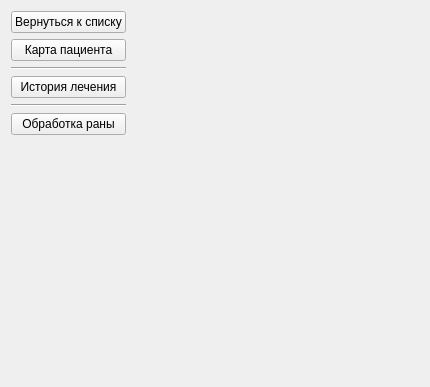
<?xml version="1.0" encoding="UTF-8"?>
<ui version="4.0">
 <class>Form</class>
 <widget class="QWidget" name="Form">
  <property name="geometry">
   <rect>
    <x>0</x>
    <y>0</y>
    <width>430</width>
    <height>387</height>
   </rect>
  </property>
  <property name="sizePolicy">
   <sizepolicy hsizetype="Expanding" vsizetype="Expanding">
    <horstretch>0</horstretch>
    <verstretch>0</verstretch>
   </sizepolicy>
  </property>
  <property name="windowTitle">
   <string>Form</string>
  </property>
  <layout class="QVBoxLayout" name="verticalLayout_4">
   <item>
    <layout class="QHBoxLayout" name="horizontalLayout">
     <item>
      <layout class="QVBoxLayout" name="verticalLayout_2">
       <item>
        <widget class="QPushButton" name="view_patient_go_mainmenu">
         <property name="text">
          <string>Вернуться к списку</string>
         </property>
        </widget>
       </item>
       <item>
        <widget class="QPushButton" name="view_patient_go_card_patient">
         <property name="text">
          <string>Карта пациента</string>
         </property>
        </widget>
       </item>
       <item>
        <widget class="Line" name="line_2">
         <property name="orientation">
          <enum>Qt::Horizontal</enum>
         </property>
        </widget>
       </item>
       <item>
        <widget class="QPushButton" name="view_patient_go_history_healing">
         <property name="text">
          <string>История лечения</string>
         </property>
        </widget>
       </item>
       <item>
        <widget class="Line" name="line">
         <property name="orientation">
          <enum>Qt::Horizontal</enum>
         </property>
        </widget>
       </item>
       <item>
        <widget class="QPushButton" name="view_patient_go_wound_treatment">
         <property name="text">
          <string>Обработка раны</string>
         </property>
        </widget>
       </item>
       <item>
        <spacer name="verticalSpacer">
         <property name="orientation">
          <enum>Qt::Vertical</enum>
         </property>
         <property name="sizeHint" stdset="0">
          <size>
           <width>20</width>
           <height>40</height>
          </size>
         </property>
        </spacer>
       </item>
      </layout>
     </item>
     <item>
      <widget class="QStackedWidget" name="stacked_widget_view_patient">
       <property name="sizePolicy">
        <sizepolicy hsizetype="Expanding" vsizetype="Expanding">
         <horstretch>0</horstretch>
         <verstretch>0</verstretch>
        </sizepolicy>
       </property>
       <widget class="QWidget" name="page"/>
       <widget class="QWidget" name="page_2"/>
      </widget>
     </item>
    </layout>
   </item>
  </layout>
 </widget>
 <resources/>
 <connections/>
</ui>
